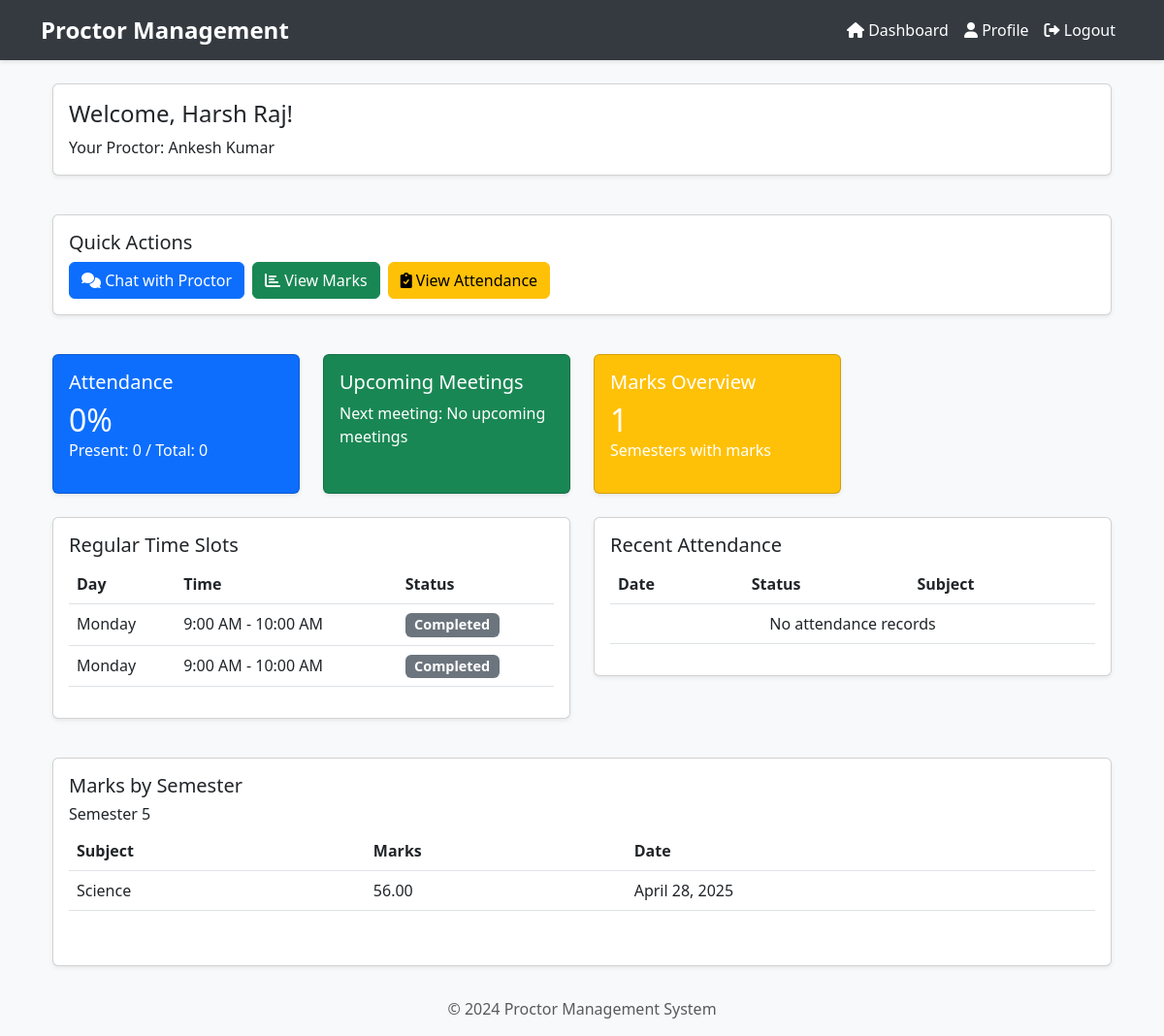
Screenshot of /student/dashboard/ (signed in) with the database file from the repository.
### student/models.py (models this page shows, shortened)
class Student(models.Model):
    user = models.OneToOneField(settings.AUTH_USER_MODEL, on_delete=models.CASCADE)
    roll_number = models.CharField(max_length=20, unique=True)
    department = models.CharField(max_length=100)
    semester = models.IntegerField()
    assigned_proctor = models.ForeignKey('proctor.Proctor', on_delete=models.SET_NULL, null=True, related_name='assigned_students')
    created_at = models.DateTimeField(auto_now_add=True, null=True, blank=True)
    updated_at = models.DateTimeField(auto_now=True)
    date_of_birth = models.DateField(null=True, blank=True)

class Marks(models.Model):
    student = models.ForeignKey(Student, on_delete=models.CASCADE, related_name='marks')
    subject = models.CharField(max_length=100)
    marks = models.DecimalField(max_digits=5, decimal_places=2)
    semester = models.IntegerField()
    date = models.DateField(default=timezone.now)
    remarks = models.TextField(blank=True)
    class Meta:
        unique_together = ['student', 'subject', 'semester']
        ordering = ['-date']

### accounts/models.py (models this page shows, shortened)
class User(AbstractUser):
    ROLE_CHOICES = (
        ('student', 'Student'),
        ('teacher', 'Teacher'),
        ('admin', 'Admin'),
    )
    role = models.CharField(max_length=10, choices=ROLE_CHOICES, default='student')
    phone_number = models.CharField(max_length=15, blank=True, null=True)
    address = models.TextField(blank=True, null=True)
    is_email_verified = models.BooleanField(default=False)
    password_reset_token = models.CharField(max_length=32, null=True, blank=True)
    password_reset_expires = models.DateTimeField(null=True, blank=True)

### proctor/models.py (models this page shows, shortened)
class Proctor(models.Model):
    user = models.OneToOneField(settings.AUTH_USER_MODEL, on_delete=models.CASCADE)
    department = models.CharField(max_length=100)
    designation = models.CharField(max_length=100)
    phone_number = models.CharField(max_length=15)
    office_location = models.CharField(max_length=200)
    created_at = models.DateTimeField(auto_now_add=True)
    updated_at = models.DateTimeField(auto_now=True)

### admin_panel/models.py (models this page shows, shortened)
class TimeSlot(models.Model):
    DAY_CHOICES = [
        (0, 'Monday'),
        (1, 'Tuesday'),
        (2, 'Wednesday'),
        (3, 'Thursday'),
        (4, 'Friday'),
        (5, 'Saturday'),
        (6, 'Sunday'),
    ]
    TIME_CHOICES = [
        (1, '9:00 AM - 10:00 AM'),
        (2, '10:00 AM - 11:00 AM'),
        (3, '11:00 AM - 12:00 PM'),
        (4, '12:00 PM - 1:00 PM'),
        (5, '2:00 PM - 3:00 PM'),
        (6, '3:00 PM - 4:00 PM'),
        (7, '4:00 PM - 5:00 PM'),
    ]
    day = models.IntegerField(choices=DAY_CHOICES)
    time = models.IntegerField(choices=TIME_CHOICES)
    teacher = models.ForeignKey('teacher.Teacher', on_delete=models.CASCADE, related_name='time_slots')
    students = models.ManyToManyField('student.Student', related_name='time_slots')
    is_active = models.BooleanField(default=True)
    created_at = models.DateTimeField(auto_now_add=True)
    updated_at = models.DateTimeField(auto_now=True)
    class Meta:
        unique_together = ['day', 'time', 'teacher']
        ordering = ['day', 'time']
    def get_day_display(self):
        try:
            return dict(self.DAY_CHOICES)[self.day]
        except (KeyError, TypeError):
            return 'Unknown Day'
    def get_time_display(self):
        try:
            return dict(self.TIME_CHOICES)[self.time]
        except (KeyError, TypeError):
            return 'Unknown Time'

### student/views.py (the view)
# urls.py: path('dashboard/', views.student_dashboard, name='student_dashboard'),
@login_required
def student_dashboard(request):
    if request.user.role != 'student':
        return redirect('dashboard')
    try:
        student = request.user.student
    except Student.DoesNotExist:
        return redirect('dashboard')
    proctor = student.assigned_proctor
    now = timezone.now()
    today = now.date()
    current_day = now.weekday()  # Monday is 0, Sunday is 6
    current_hour = now.hour
    time_slots = TimeSlot.objects.filter(students=student).order_by('day', 'time')
    meetings = Meeting.objects.filter(student=student).order_by('date', 'time')
    upcoming_meetings_count = 0
    for slot in time_slots:
        if slot.day == 6:  # Sunday
            if current_day == 6:  # Today is Sunday
                if slot.time >= current_hour:
                    upcoming_meetings_count += 1
            else:  # Any other day of the week
                upcoming_meetings_count += 1
        else:  # Monday to Saturday
            if slot.day > current_day:
                upcoming_meetings_count += 1
            elif slot.day == current_day:
                if slot.time >= current_hour:
                    upcoming_meetings_count += 1
    upcoming_meetings_count += meetings.filter(date__gte=today).count()
    next_meeting = None
    next_scheduled_meeting = meetings.filter(date__gte=today).order_by('date', 'time').first()
    for slot in time_slots:
        if slot.day == 6:  # Sunday
            if current_day == 6:  # Today is Sunday
                if slot.time >= current_hour:
                    next_meeting = slot
                    break
            else:  # Any other day of the week
                next_meeting = slot
                break
        else:  # Monday to Saturday
            if slot.day > current_day:
                next_meeting = slot
                break
            elif slot.day == current_day:
                if slot.time >= current_hour:
                    next_meeting = slot
                    break
    attendance_records = Attendance.objects.filter(
        student=student
    ).order_by('-date')[:10]
    total_attendance = Attendance.objects.filter(student=student).count()
    present_count = Attendance.objects.filter(student=student, is_present=True).count()
    absent_count = total_attendance - present_count
    attendance_percentage = (present_count / total_attendance * 100) if total_attendance > 0 else 0
    marks_by_semester = {}
    for mark in Marks.objects.filter(student=student).order_by('-date'):
        if mark.semester not in marks_by_semester:
            marks_by_semester[mark.semester] = []
        marks_by_semester[mark.semester].append(mark)
    recent_attendance = Attendance.objects.filter(
        student=student
    ).order_by('-date')[:5]
    open_issues_count = Issue.objects.filter(student=student, status='open').count()
    context = {
        'student': student,
        'proctor': proctor,
        'attendance_records': attendance_records,
        'attendance_percentage': attendance_percentage,
        'present_count': present_count,
        'absent_count': absent_count,
        'marks_by_semester': marks_by_semester,
        'upcoming_meetings_count': upcoming_meetings_count,
        'next_meeting': next_meeting,
        'next_scheduled_meeting': next_scheduled_meeting,
        'meetings': meetings,
        'time_slots': time_slots,
        'today': today,
        'recent_attendance': recent_attendance,
        'open_issues_count': open_issues_count,
        'current_day': current_day,
        'current_hour': current_hour
    }
    return render(request, 'student/dashboard.html', context)

### templates/student/dashboard.html (shortened to what this page needs)
{% extends 'base.html' %}
{% load static %}
{% block content %}
<div class="container-fluid">
    <div class="row mb-4">
        <div class="col-md-12">
            <div class="card">
                <div class="card-body">
                    <h4 class="card-title">Welcome, {{ student.user.get_full_name|default:student.user.username }}!</h4>
                    <p class="card-text">
                        {% if proctor %}
                            Your Proctor: {{ proctor.user.get_full_name|default:proctor.user.username }}
                        {% else %}
                            No proctor assigned yet
                        {% endif %}
                    </p>
                </div>
            </div>
        </div>
    </div>
    <div class="row mb-4">
        <div class="col-md-12">
            <div class="card">
                <div class="card-body">
                    <h5 class="card-title">Quick Actions</h5>
                    <div class="d-flex gap-2">
                        <a href="{% url 'student_chat' %}" class="btn btn-primary">
                            <i class="fas fa-comments"></i> Chat with Proctor
                        </a>
                        <a href="{% url 'student_marks' %}" class="btn btn-success">
                            <i class="fas fa-chart-bar"></i> View Marks
                        </a>
                        <a href="{% url 'student_attendance' %}" class="btn btn-warning">
                            <i class="fas fa-clipboard-check"></i> View Attendance
                        </a>
                    </div>
                </div>
            </div>
        </div>
    </div>
    <div class="row mb-4">
        <div class="col-md-3">
            <div class="card bg-primary text-white h-100">
                <div class="card-body">
                    <h5 class="card-title">Attendance</h5>
                    <h2 class="mb-0">{{ attendance_percentage }}%</h2>
                    <p class="mb-0">Present: {{ present_count }} / Total: {{ present_count|add:absent_count }}</p>
                </div>
            </div>
        </div>
        <div class="col-md-3">
            <div class="card bg-success text-white h-100">
                <div class="card-body">
                    <h5 class="card-title">Upcoming Meetings</h5>
                    <p class="mb-0">Next meeting:
                        {% if next_meeting %}
                            {{ next_meeting.get_day_display }} at {{ next_meeting.get_time_display }}
                        {% else %}
                            No upcoming meetings
                        {% endif %}
                    </p>
                </div>
            </div>
        </div>
        <div class="col-md-3">
            <div class="card bg-warning text-white h-100">
                <div class="card-body">
                    <h5 class="card-title">Marks Overview</h5>
                    <h2 class="mb-0">{{ marks_by_semester|length }}</h2>
                    <p class="mb-0">Semesters with marks</p>
                </div>
            </div>
        </div>
    </div>
    <div class="row mb-4">
        <div class="col-md-6">
            <div class="card">
                <div class="card-body">
                    <h5 class="card-title">Regular Time Slots</h5>
                    <div class="table-responsive">
                        <table class="table">
                            <thead>
                                <tr>
                                    <th>Day</th>
                                    <th>Time</th>
                                    <th>Status</th>
                                </tr>
                            </thead>
                            <tbody>
                                {% for slot in time_slots %}
                                <tr>
                                    <td>{{ slot.get_day_display }}</td>
                                    <td>{{ slot.get_time_display }}</td>
                                    <td>
                                        {% if slot.day == current_day %}
                                            {% if slot.time > current_hour %}
                                                <span class="badge bg-success">Upcoming</span>
                                            {% else %}
                                                <span class="badge bg-secondary">Completed</span>
                                            {% endif %}
                                        {% elif slot.day < current_day %}
                                            <span class="badge bg-secondary">Completed</span>
                                        {% else %}
                                            <span class="badge bg-success">Upcoming</span>
                                        {% endif %}
                                    </td>
                                </tr>
                                {% empty %}
                                <tr>
                                    <td colspan="3" class="text-center">No regular time slots assigned</td>
                                </tr>
                                {% endfor %}
                            </tbody>
                        </table>
                    </div>
                </div>
            </div>
        </div>
        <div class="col-md-6">
            <div class="card">
                <div class="card-body">
                    <h5 class="card-title">Recent Attendance</h5>
                    <div class="table-responsive">
                        <table class="table">
                            <thead>
                                <tr>
                                    <th>Date</th>
                                    <th>Status</th>
                                    <th>Subject</th>
                                </tr>
                            </thead>
                            <tbody>
                                {% for attendance in recent_attendance %}
                                <tr>
                                    <td>{{ attendance.date }}</td>
                                    <td>
                                        {% if attendance.is_present %}
                                            <span class="badge bg-success">Present</span>
                                        {% else %}
                                            <span class="badge bg-danger">Absent</span>
                                        {% endif %}
                                    </td>
                                    <td>{{ attendance.subject }}</td>
                                </tr>
                                {% empty %}
                                <tr>
                                    <td colspan="3" class="text-center">No attendance records</td>
                                </tr>
                                {% endfor %}
                            </tbody>
                        </table>
                    </div>
                </div>
            </div>
        </div>
    </div>
    <div class="row">
        <div class="col-md-12">
            <div class="card">
                <div class="card-body">
                    <h5 class="card-title">Marks by Semester</h5>
                    {% for semester, marks in marks_by_semester.items %}
                    <div class="mb-4">
                        <h6>Semester {{ semester }}</h6>
                        <div class="table-responsive">
                            <table class="table">
                                <thead>
                                    <tr>
                                        <th>Subject</th>
                                        <th>Marks</th>
                                        <th>Date</th>
                                    </tr>
                                </thead>
                                <tbody>
                                    {% for mark in marks %}
                                    <tr>
                                        <td>{{ mark.subject }}</td>
                                        <td>{{ mark.marks }}</td>
                                        <td>{{ mark.date }}</td>
                                    </tr>
                                    {% endfor %}
                                </tbody>
                            </table>
                        </div>
                    </div>
                    {% empty %}
                    <p class="text-center">No marks recorded yet</p>
                    {% endfor %}
                </div>
            </div>
        </div>
    </div>
</div>
{% endblock %}

### rows the page displays
Student: user.get_full_name "Harsh Raj"
Proctor: user.get_full_name "Ankesh Kumar"
TimeSlot: day "Monday", time "9:00 AM - 10:00 AM", shows "Completed"
TimeSlot: day "Monday", time "9:00 AM - 10:00 AM", shows "Completed"
Marks: semester "5", subject "Science", marks "56.00", date "April 28, 2025"

### other values shown
{{ attendance_percentage }} "0"
{{ present_count }} "0"
{{ present_count|add:absent_count }} "0"
{{ marks_by_semester|length }} "1"
